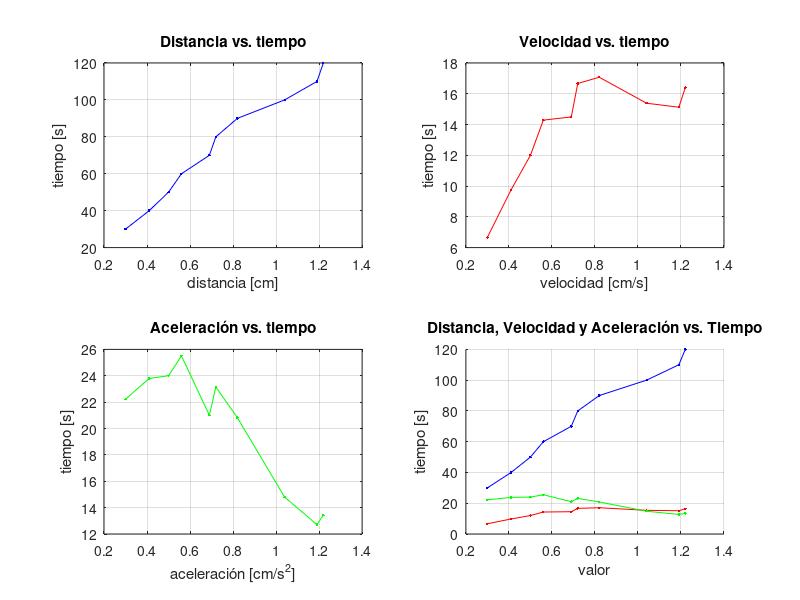

Source code (MATLAB):
%% Comentar el funcionamiento del progragrama
%Funcionamiento, inputs y outputs:
%Autores: Carlos Aurelio Núñez Viera
%Fecha: 25-06-2024
clear
clc
close all
%% Definir variables

% N° de repeticion
n=[1 2 3 4 5 6 7 8 9 10];

% Distancia [cm]
d=[30 40 50 60 70 80 90 100 110 120];

% Tiempo [s]
t=[0.3 0.41 0.5 0.56 0.69 0.72 0.82 1.04 1.19 1.22];

%% 2. Utilizando ciclos, calcular a y v:
a = (1:1:10);
v = (1:1:10);
for i = 1:1:10;
    a(i) = (2*a(i))/t(i)^2;
    v(i) = a(i)*t(i);
end

%% 3. Segun lo seleccionado por el usuario:

% a) Mostrar el vector seleccionado.

% b) Mostrar Grafico velocidad vs tiempo o Grafico aceleracion vs tiempo, segun lo seleccionado.

% c) Mostrar Graficos en formato subplot.

%% 1. Solicitar al usuario ingresar en minuscula a o v

answer = input("¿Aceleración o velocidad (a o v)?", "s");
if answer == "a"
    disp(a);
    % Creación de gráfico velocidad
    figure(1) %Declara nueva figura
    plot(t, a, "-g.")
    % Etiquetas
    title("Tiempo vs. aceleración")
    xlabel("tiempo [s]") 
    ylabel("aceleración [cm/s^2]")
    grid
elseif answer == "v"
    disp(v);
    % Creación de gráfico aceleración
    figure(2) %Declara nueva figura
    plot(t, v, "-r.")
    % Etiquetas
    title("Tiempo vs. velocidad")
    xlabel("tiempo [s]") 
    ylabel("velocidad [cm/s]")
    grid
else
    disp('Solo se admite la letra "a" o la letra "v". Reinicie el programa.')
end

figure(3) %Declara nueva figura
subplot(2,2,1) %dist pos 1
plot(t, d, "-b.");
title("Distancia vs. tiempo")
xlabel("distancia [cm]") 
ylabel("tiempo [s]")
grid
subplot(2,2,2) %vel pos 2
plot(t, v, "-r.")
title("Velocidad vs. tiempo")
xlabel("velocidad [cm/s]") 
ylabel("tiempo [s]")
grid
subplot(2,2,3) %acc pos 3
plot(t, a, "-g.")
title("Aceleración vs. tiempo")
xlabel("aceleración [cm/s^2]") 
ylabel("tiempo [s]")
grid
subplot(2,2,4) %comb pos 4
hold on %combina gráficos
plot(t, d, "-b.")
plot(t, v, "-r.")
plot(t, a, "-g.")
hold off
title("Distancia, Velocidad y Aceleración vs. Tiempo") %etiquetas de gráfico combinado
xlabel("valor") 
ylabel("tiempo [s]")
grid
